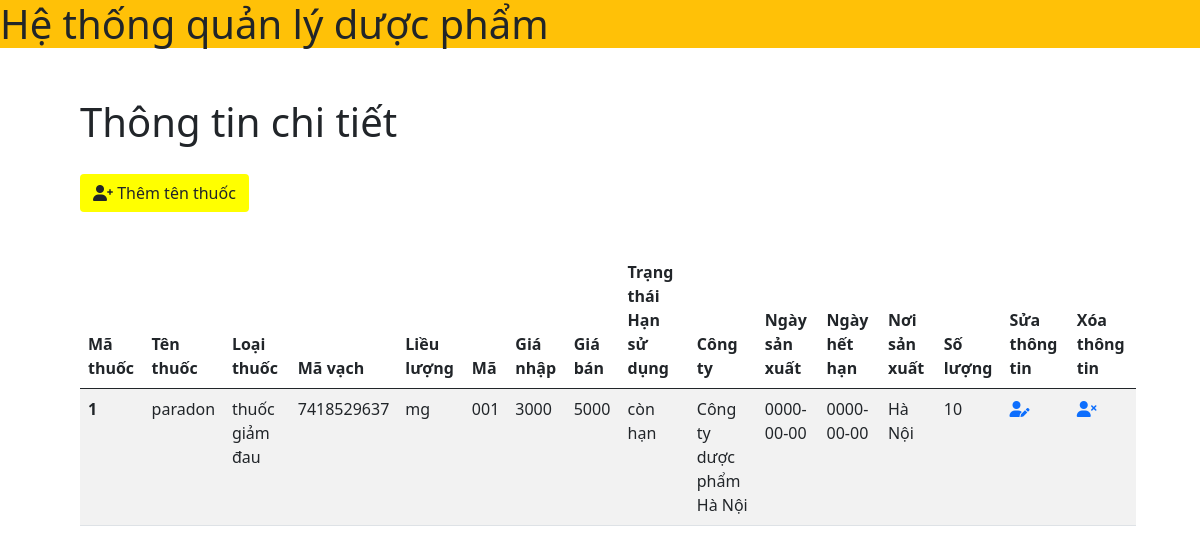
The page / on the database its author committed.
### tables this page shows
CREATE TABLE `drugs` (
  `id` int(10) UNSIGNED NOT NULL,
  `name` varchar(30) NOT NULL,
  `type` varchar(30) NOT NULL,
  `barcode` varchar(10) NOT NULL,
  `dose` varchar(20) NOT NULL,
  `code` varchar(10) NOT NULL,
  `cost_price` int(11) NOT NULL,
  `selling_price` int(11) NOT NULL,
  `expiry` varchar(50) NOT NULL,
  `company_name` varchar(50) NOT NULL,
  `production_date` date NOT NULL,
  `expiration_date` date NOT NULL,
  `place` varchar(30) NOT NULL,
  `quantity` int(11) DEFAULT NULL
);

### index.php (the view)
<?php
     include 'header.php';
?>
<body>
    <main>
        <h1 style="margin-top: 50px; margin-left: 80px">Thông tin chi tiết</h1>
        <a href="add.php" class="btn" style="margin-top: 20px; margin-left:80px; margin-bottom: 20px; background-color: yellow"><i class="fas fa-user-plus"></i> Thêm tên thuốc</a>
        <table class="table table-striped" style="margin-top: 20px; margin-left:80px; max-width: 88%; background-color: success ">
            <thead>
                <tr>
                    <th scope="col">Mã thuốc</th>
                    <th scope="col">Tên thuốc</th>
                    <th scope="col">Loại thuốc</th>
                    <th scope="col">Mã vạch</th>
                    <th scope="col">Liều lượng</th>
                    <th scope="col">Mã</th>
                    <th scope="col">Giá nhập</th>
                    <th scope="col">Giá bán</th>
                    <th scope="col">Trạng thái Hạn sử dụng</th>
                    <th scope="col">Công ty</th>
                    <th scope="col">Ngày sản xuất</th>
                    <th scope="col">Ngày hết hạn</th>
                    <th scope="col">Nơi sản xuất</th>
                    <th scope="col">Số lượng</th>
                    <th scope="col">Sửa thông tin</th>
                    <th scope="col">Xóa thông tin</th>
                </tr>
            </thead>
            <tbody>
                <?php
                include 'config.php';
                $sql = "SELECT * FROM drugs";
                $result = mysqli_query($conn, $sql);
                if (mysqli_num_rows($result) > 0) {
                    while ($row = mysqli_fetch_assoc($result)) {
                        echo '<tr>';
                        echo '<th scope="row">' . $row['id'] . '</th>';
                        echo '<td>' . $row['name'] . '</td>';
                        echo '<td>' . $row['type'] . '</td>';
                        echo '<td>' . $row['barcode'] . '</td>';
                        echo '<td>' . $row['dose'] . '</td>';
                        echo '<td>' . $row['code'] . '</td>';
                        echo '<td>' . $row['cost_price'] . '</td>';
                        echo '<td>' . $row['selling_price'] . '</td>';
                        echo '<td>' . $row['expiry'] . '</td>';
                        echo '<td>' . $row['company_name'] . '</td>';
                        echo '<td>' . $row['production_date'] . '</td>';
                        echo '<td>' . $row['expiration_date'] . '</td>';
                        echo '<td>' . $row['place'] . '</td>';
                        echo '<td>' . $row['quantity'] . '</td>';
                        echo '<td><a href="edit.php?id=' . $row['id'] . '"><i class="fas fa-user-edit"></i></a></td>';
                        echo '<td><a href="delete.php?id=' . $row['id'] . '"><i class="fas fa-user-times"></i></a></td>';
                        echo '</tr>';
                    }
                }
                ?>
            </tbody>
        </table>
    </main>

### header.php (shortened to what this page needs)
<!doctype html>
<html lang="en">
  <head>
    <link href="https://cdn.jsdelivr.net/npm/bootstrap@5.0.2/dist/css/bootstrap.min.css" rel="stylesheet">
    <link rel="stylesheet" href="https://cdnjs.cloudflare.com/ajax/libs/font-awesome/6.0.0-beta2/css/all.min.css" />
  </head>
  <body>
    <h1 class="bg-warning">Hệ thống quản lý dược phẩm</h1>

### rows shown on the page
drugs: id "1", name "paradon", type "thuốc giảm đau", barcode "7418529637", dose "mg", code "001", cost_price "3000", selling_price "5000", expiry "còn hạn", company_name "Công ty dược phẩm Hà Nội", production_date "0000-00-00", expiration_date "0000-00-00", place "Hà Nội", quantity "10"
